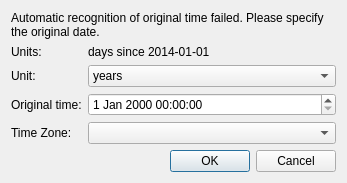
<?xml version="1.0" encoding="UTF-8"?>
<ui version="4.0">
 <class>GeoDataGdalNetcdfImporterDateSelectDialog</class>
 <widget class="QDialog" name="GeoDataGdalNetcdfImporterDateSelectDialog">
  <property name="geometry">
   <rect>
    <x>0</x>
    <y>0</y>
    <width>347</width>
    <height>183</height>
   </rect>
  </property>
  <property name="windowTitle">
   <string>Specify Original Date</string>
  </property>
  <layout class="QVBoxLayout" name="verticalLayout">
   <item>
    <widget class="QLabel" name="warningLabel">
     <property name="text">
      <string>Automatic recognition of original time failed. Please specify the original date.</string>
     </property>
     <property name="wordWrap">
      <bool>true</bool>
     </property>
    </widget>
   </item>
   <item>
    <layout class="QGridLayout" name="gridLayout" columnstretch="0,1">
     <item row="0" column="0">
      <widget class="QLabel" name="unitsLabel">
       <property name="text">
        <string>Units:</string>
       </property>
      </widget>
     </item>
     <item row="0" column="1">
      <widget class="QLabel" name="unitsValueLabel">
       <property name="text">
        <string>days since 2014-01-01</string>
       </property>
      </widget>
     </item>
     <item row="1" column="0">
      <widget class="QLabel" name="importUnitsAsLabel">
       <property name="text">
        <string>Unit:</string>
       </property>
      </widget>
     </item>
     <item row="1" column="1">
      <widget class="QComboBox" name="importUnitsAsComboBox">
       <item>
        <property name="text">
         <string>years</string>
        </property>
       </item>
       <item>
        <property name="text">
         <string>days</string>
        </property>
       </item>
       <item>
        <property name="text">
         <string>hours</string>
        </property>
       </item>
       <item>
        <property name="text">
         <string>minutes</string>
        </property>
       </item>
       <item>
        <property name="text">
         <string>seconds</string>
        </property>
       </item>
      </widget>
     </item>
     <item row="2" column="0">
      <widget class="QLabel" name="timeLabel">
       <property name="text">
        <string>Original time:</string>
       </property>
      </widget>
     </item>
     <item row="2" column="1">
      <widget class="QDateTimeEdit" name="dateTimeEdit"/>
     </item>
     <item row="3" column="0">
      <widget class="QLabel" name="timeZoneLabel">
       <property name="text">
        <string>Time Zone:</string>
       </property>
      </widget>
     </item>
     <item row="3" column="1">
      <widget class="QTimeZoneSelectComboBox" name="timeZoneComboBox"/>
     </item>
    </layout>
   </item>
   <item>
    <spacer name="verticalSpacer">
     <property name="orientation">
      <enum>Qt::Vertical</enum>
     </property>
     <property name="sizeHint" stdset="0">
      <size>
       <width>20</width>
       <height>17</height>
      </size>
     </property>
    </spacer>
   </item>
   <item>
    <widget class="QDialogButtonBox" name="buttonBox">
     <property name="orientation">
      <enum>Qt::Horizontal</enum>
     </property>
     <property name="standardButtons">
      <set>QDialogButtonBox::Cancel|QDialogButtonBox::Ok</set>
     </property>
    </widget>
   </item>
  </layout>
  <zorder>buttonBox</zorder>
  <zorder>warningLabel</zorder>
  <zorder>verticalSpacer</zorder>
 </widget>
 <customwidgets>
  <customwidget>
   <class>QTimeZoneSelectComboBox</class>
   <extends>QComboBox</extends>
   <header>misc/qtimezoneselectcombobox.h</header>
  </customwidget>
 </customwidgets>
 <tabstops>
  <tabstop>importUnitsAsComboBox</tabstop>
  <tabstop>dateTimeEdit</tabstop>
 </tabstops>
 <resources/>
 <connections>
  <connection>
   <sender>buttonBox</sender>
   <signal>accepted()</signal>
   <receiver>GeoDataGdalNetcdfImporterDateSelectDialog</receiver>
   <slot>accept()</slot>
   <hints>
    <hint type="sourcelabel">
     <x>248</x>
     <y>254</y>
    </hint>
    <hint type="destinationlabel">
     <x>157</x>
     <y>274</y>
    </hint>
   </hints>
  </connection>
  <connection>
   <sender>buttonBox</sender>
   <signal>rejected()</signal>
   <receiver>GeoDataGdalNetcdfImporterDateSelectDialog</receiver>
   <slot>reject()</slot>
   <hints>
    <hint type="sourcelabel">
     <x>316</x>
     <y>260</y>
    </hint>
    <hint type="destinationlabel">
     <x>286</x>
     <y>274</y>
    </hint>
   </hints>
  </connection>
 </connections>
</ui>
